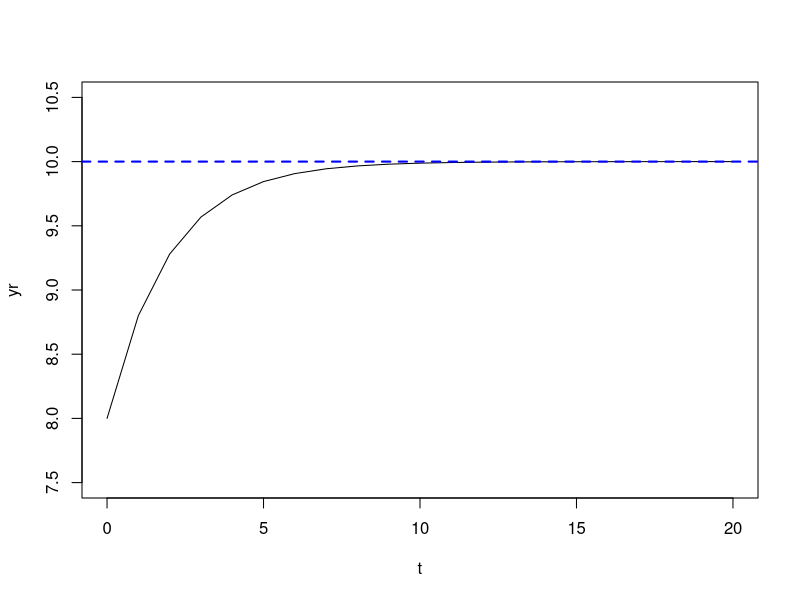

This chart was generated by the following R code: (Note: this script raises an error after producing the figure.)
##Tarea ecuaciones en diferencias


##Ecuaciones de primer orden
y0 <- 8
a <- 4
p <- .6
t <- c(0:20)
## Solución matematica
yt <- (a/(1-p))+p^t*(y0-(a/(1-p)))
plot(t,yt, type = "l", xlab="t", ylab="yr", ylim = c(summary(yt)[1]-.5,summary(yt)[6]+.5), xlim = c(0,20))
abline(h=a/(1-p), col="blue", lwd=2, lty=2)

A <- c(y0, y1, y2, y3, y4, y5, y6, y7, y8, y9, y10, y11, y12, y13, y14, y15, y16, y17, y18, y19, y20)
t <- c(0:20)
D <- cbind(t,A)

plot(D, type = "l", xlab="t", ylab="yr", ylim = c(summary(A)[1]-.5,summary(A)[6]+.5), xlim = c(0,20))

## Solución recursiva

ed1 <- function(alpha, phi, n, y0) {
  t <- 0:n
  y <- vector(mode="double", length = n+1)
  y[1] <- y0
  for (i in 2:(n+1)) y[i] <- alpha + phi*y[i-1]
  plot(t,y, type = "l", main = "Ecuaciones en diferencias, orden 1", ylim = c(summary(y)[1]-.5,summary(y)[6]+.5), xlim = c(0,20))
  abline(h=alpha/(1-phi), col="blue", lwd=2, lty=2)
}

##############################################################################

##Ecuaciones de segundo orden

a <- 10
p1 <- 0
p2 <- -.4

ypt <- a/(1-p1-p2)
d <- (p1^2)+(4*p2)
d

y0 <- 12
y1 <- 7

## Si d>0
l1 <- (p1/2)+(1/2)*(d)^(1/2)
l2 <- (p1/2)-(1/2)*(d)^(1/2)
c(l1, l2)
##solución general
#yt <- ypt+(A1*(l1)^t)+(A2*(l2)^t)

#Resolvemos para t=0
## y0 <- ypt+A1+A2
#Resolvemos para t=1
## y1 <- ypt+(A1*l1)+(A2*l2)
## Usaremos A1 de t=0
# A1 <- y0-ypt-A2
## Sustituiremos en t=1
# y1 <- ypt+((y0-ypt-A2)*l1)+(A2*l2)
## Despejamos A2
A2 <- (-ypt-(l1*(y0-ypt))+y1)/(l2-l1)
A1 <- y0-ypt-A2
c(A1, A2)
## Ya podemos usar la solucion general
#yt <- ypt+(A1*(l1)^t)+(A2*(l2)^t)

A <- c(y0, y1, y2, y3, y4, y5, y6, y7, y8, y9, y10, y11, y12, y13, y14, y15, y16, y17, y18, y19, y20)
t <- c(0:20)
D <- cbind(t,A)

plot(D, type = "l", xlab="t", ylab="yr", ylim = c(summary(A)[1]-.5,summary(A)[6]+.5), xlim = c(0,20))

## Solución matematica
yt <- ypt+(A1*(l1)^t)+(A2*(l2)^t)
plot(t,yt, type = "l", xlab="t", ylab="yr", ylim = c(summary(yt)[1]-.5,summary(yt)[6]+.5), xlim = c(0,20))

##############################################################################

a <- 4
p1 <- .8
p2 <- -.16

ypt <- a/(1-p1-p2)
d <- (p1^2)+(4*p2)

y0 <- 6
y1 <- 9


## Si d=0
l <- p1/2

## Solución general
# yt <- ypt+(A1*(l)^t)+(A2*t*(l)^t)
## Resolvemos para t=0
# y0 <- ypt+A1
A1 <- y0-ypt
## Resolvemos para t=1
# y1 <- ypt+(A1*(l))+(A2*(l))
A2 <- (y1-ypt-(A1*l))/l

## Ahora podemos usar la solución general
# yt <- ypt+(A1*(l)^t)+(A2*t*(l)^t)


## Solución matematica
t <- c(0:20)
yt <- ypt+(A1*(l)^t)+(A2*t*(l)^t)
plot(t,yt, type = "l", xlab="t", ylab="yr", ylim = c(summary(yt)[1]-.5,summary(yt)[6]+.5), xlim = c(0,20))

##############################################################################

## Si d<0

a <- 10
p1 <- 0
p2 <- -.4

ypt <- a/(1-p1-p2)
d <- (p1^2)+(4*p2)
d

y0 <- 5
y1 <- 8

l1 <- complex(real=(p1/2), imaginary=((1/2)*(-d)^(1/2)))
l2 <- complex(real=(p1/2), imaginary=-((1/2)*(-d)^(1/2)))
c(l1,l2)

a1 <- p1/2
b1 <- as.complex((1/2)*(-d)^(1/2))
b1 <- 0.6324555

R <- (a1^2+b1^2)^(1/2)

costh <- a1/R
senth <- b1/R

th <- acos(costh)
th <- asin(senth)


l12 <- R*complex(length.out = 1, real = costh, imaginary = senth)
l22 <- R*complex(length.out=1, real = costh, imaginary = -senth)

## En solución general
# l1t <- (R*complex(real = costh, imaginary = senth))^t
# l2t <- (R*complex(real = costh, imaginary = -senth))^t
# yt <- ypt+(A1*R^t*l12)+(A2*R^t*l22)
# yt <- ypt+R^t(A3*cos(th*t)+A4*sin(th*t))

## Si t = 0
# y0 <- ypt+R^0(A3*cos(th*0)+A4*sin(th*0))
## Si t = 1
# y1 <- ypt+R^1(A3*cos(th*1)+A4*sin(th*1))
## Despejamos A3 de t=0
A3 <- (((y0-ypt)/(R^0))-sin(th*0))/(cos(th*0))

## Sustituimos en t=1 y despejamos A4
A4 <- (((y1-ypt)/(R^1))-(A3*cos(th)))/sin(th)
c(A3, A4)
## Ahora podemos usar la solución general
# yt <- ypt+R^t(A3*cos(th*t)+A4*sin(th*t))

## Solución matematica
t <- c(0:20)
yt <- ypt+R^t*(A3*cos(th*t)+A4*sin(th*t))

plot(t,yt, type = "l", xlab="t", ylab="y(t)", ylim = c(summary(yt)[1]-.5,summary(yt)[6]+.5), xlim = c(0,20))
abline(h=a/(1-p1-p2), col="blue", lwd=2, lty=2)  
## Solución recursiva

ed2 <- function(alpha, phi1, phi2, y0, y1, n){
  t <- 0:(n+1)
  y <- vector(mode = "double", length=(n+2))
  y[1] <- y0
  y[2] <- y1
  for (i in 3:(n+2)) y[i] <- alpha+phi1*y[i-1]+phi2*y[i-2]
  plot(t,y, type = "l", main = "Ecuaciones en diferencias, orden 2", ylim = c(summary(y)[1]-.5,summary(y)[6]+.5), xlim = c(0,20))
  abline(h=alpha/(1-phi1-phi2), col="blue", lwd=2, lty=2)  
}





